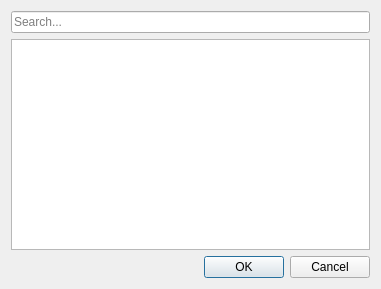
<?xml version="1.0" encoding="UTF-8"?>
<ui version="4.0">
 <class>ItemPickerDialog</class>
 <widget class="QDialog" name="ItemPickerDialog">
  <property name="geometry">
   <rect>
    <x>0</x>
    <y>0</y>
    <width>381</width>
    <height>289</height>
   </rect>
  </property>
  <property name="windowTitle">
   <string>Item picker</string>
  </property>
  <layout class="QVBoxLayout" name="verticalLayout_2">
   <item>
    <layout class="QVBoxLayout" name="verticalLayout">
     <item>
      <widget class="QLineEdit" name="search">
       <property name="placeholderText">
        <string>Search...</string>
       </property>
      </widget>
     </item>
     <item>
      <widget class="QListWidget" name="search_result">
       <property name="editTriggers">
        <set>QAbstractItemView::NoEditTriggers</set>
       </property>
      </widget>
     </item>
    </layout>
   </item>
   <item>
    <widget class="QDialogButtonBox" name="buttons">
     <property name="orientation">
      <enum>Qt::Horizontal</enum>
     </property>
     <property name="standardButtons">
      <set>QDialogButtonBox::Cancel|QDialogButtonBox::Ok</set>
     </property>
    </widget>
   </item>
  </layout>
 </widget>
 <resources/>
 <connections>
  <connection>
   <sender>buttons</sender>
   <signal>accepted()</signal>
   <receiver>ItemPickerDialog</receiver>
   <slot>accept()</slot>
   <hints>
    <hint type="sourcelabel">
     <x>248</x>
     <y>254</y>
    </hint>
    <hint type="destinationlabel">
     <x>157</x>
     <y>274</y>
    </hint>
   </hints>
  </connection>
  <connection>
   <sender>buttons</sender>
   <signal>rejected()</signal>
   <receiver>ItemPickerDialog</receiver>
   <slot>reject()</slot>
   <hints>
    <hint type="sourcelabel">
     <x>316</x>
     <y>260</y>
    </hint>
    <hint type="destinationlabel">
     <x>286</x>
     <y>274</y>
    </hint>
   </hints>
  </connection>
 </connections>
</ui>
